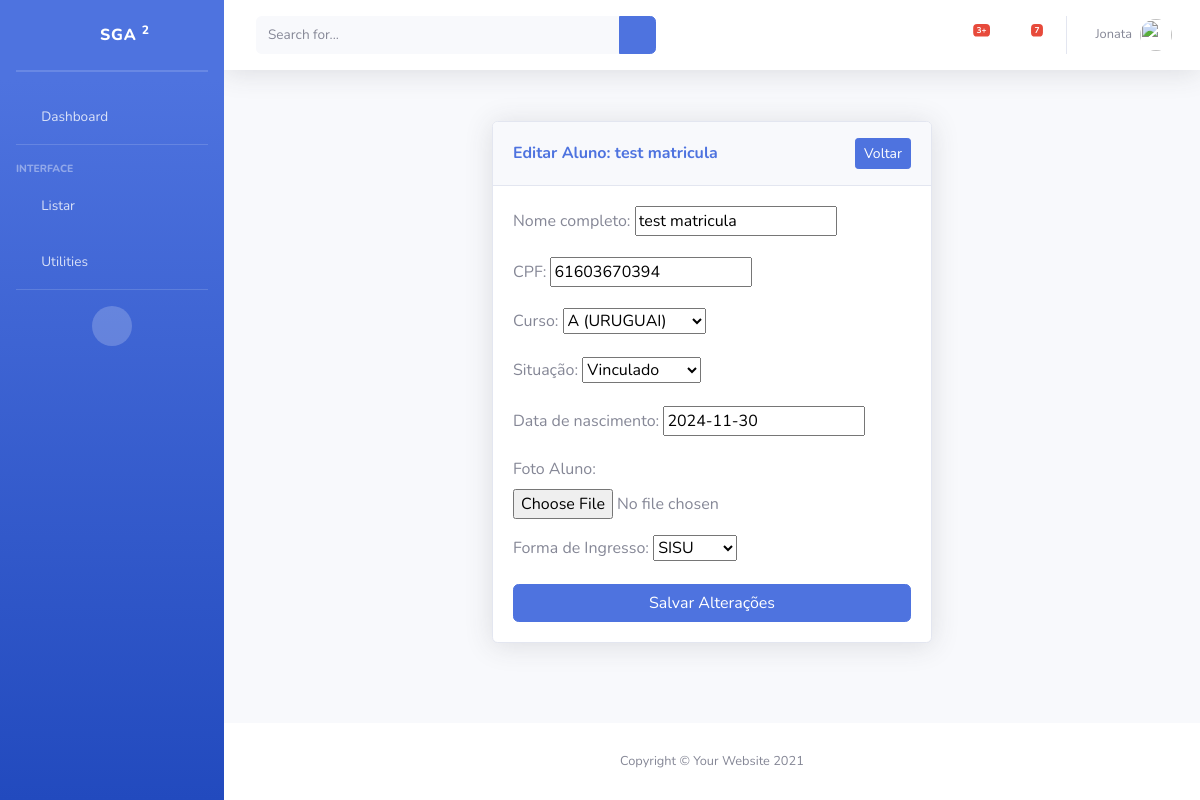
The page /editarAluno/13/ on the database its author committed.
### piloto/models/Aluno.py (models this page shows, shortened)
class Aluno(models.Model):
    nomeCompleto = models.CharField('Nome completo', max_length=500, help_text='')
    cpf = models.CharField('CPF', max_length=11, unique=True, help_text='')
    matricula = models.CharField('Matricula', max_length=10, unique=True, editable=False)
    curso = models.ForeignKey(Curso, verbose_name="Curso", on_delete=models.PROTECT)
    dataNascimento = models.DateField("Data de nascimento", null=True, blank=True)
    foto = models.ImageField("Foto Aluno", upload_to='alunos_fotos/', blank=True, null=True)
    formaIngresso = models.ForeignKey(FormaIngresso, verbose_name="Forma de Ingresso", on_delete=models.PROTECT)
    situacao = models.ForeignKey(Situacao, verbose_name="Situação", on_delete=models.PROTECT)
    dataCadastro = models.DateField('data de cadastro', default=date.today)
    dataUpdate = models.DateTimeField('Ultima atualização', auto_now=True)
    ativo = models.BooleanField("Aluno vinculado na instituição?", default=True)
    class Meta:
        verbose_name = "Aluno"
        verbose_name_plural = "Alunos"

### piloto/views/EditarAluno.py (the view, shortened to what this page needs)
# urls.py: path('editarAluno/<int:pk>/', EditarAlunoView.as_view(), name='editarAluno'),
class EditarAlunoView(UpdateView):
    model = Aluno
    form_class = AlunoForm
    template_name = 'edit_Aluno/EditAluno.html'
    context_object_name = 'aluno'

### piloto/forms/AlunoForm.py
class AlunoForm(forms.ModelForm):
    class Meta:
        model = Aluno
        fields = [
            'nomeCompleto', 'cpf', 'curso', 'situacao',
            'dataNascimento', 'foto', 'formaIngresso'
        ]

### piloto/models/Curso.py (called while the page is built)
    def __str__(self):
        return f"{self.nome} ({self.campus.nome})"

### piloto/models/FomaIngresso.py (called while the page is built)
    def __str__(self):
        return self.nome

### piloto/models/Situacao.py (called while the page is built)
    def __str__(self):
        return self.nome

### templates/edit_Aluno/EditAluno.html (shortened to what this page needs)
{% extends 'Base.html' %}
{% load static %}
{% block content %}
<div class="container d-flex align-items-center justify-content-center" style="min-height: 75vh;">
    <div class="col-xl-6 col-lg-8 col-md-10">
        <div class="card shadow mb-4">
            <div class="card-header py-3 d-flex justify-content-between align-items-center">
                <h6 class="m-0 font-weight-bold text-primary">Editar Aluno: {{ aluno.nomeCompleto }}</h6>
                <a href="{% url 'listaAlunos' %}" class="btn btn-sm btn-primary">Voltar</a>
            </div>
            <div class="card-body">
                <form method="POST" enctype="multipart/form-data">
                    {{ form.as_p }}
                    <button type="submit" class="btn btn-primary w-100">Salvar Alterações</button>
                </form>
            </div>
        </div>
    </div>
</div>
</div>
{% endblock %}

### rows shown on the page
Aluno: nomeCompleto "test matricula", cpf "61603670394", curso "A (URUGUAI)", situacao "Vinculado", dataNascimento "2024-11-30", formaIngresso "SISU"
